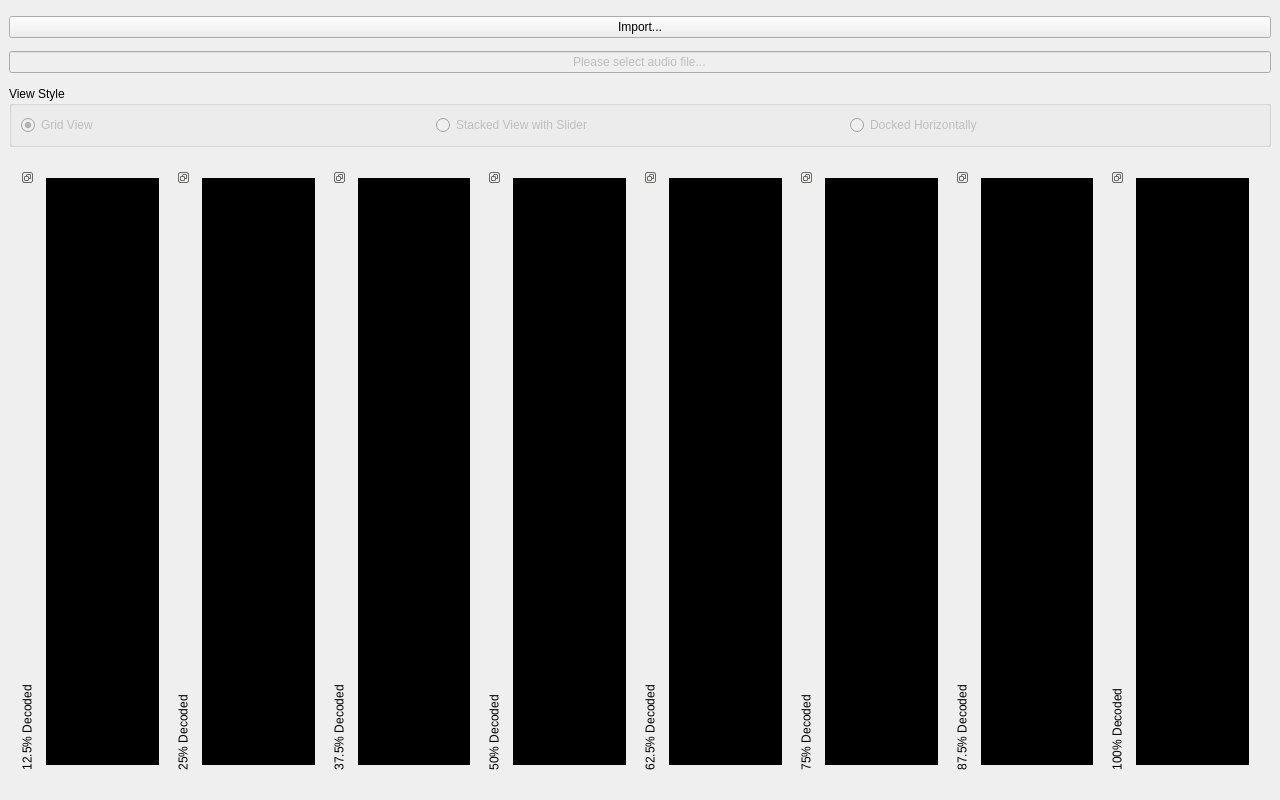
<?xml version="1.0" encoding="UTF-8"?>
<ui version="4.0">
 <class>MainWindow</class>
 <widget class="QMainWindow" name="MainWindow">
  <property name="geometry">
   <rect>
    <x>0</x>
    <y>0</y>
    <width>1280</width>
    <height>800</height>
   </rect>
  </property>
  <property name="maximumSize">
   <size>
    <width>1280</width>
    <height>800</height>
   </size>
  </property>
  <property name="windowTitle">
   <string>JPEG Decoder</string>
  </property>
  <property name="windowIcon">
   <iconset>
    <normaloff>images/images-interface-symbol.png</normaloff>images/images-interface-symbol.png</iconset>
  </property>
  <widget class="QWidget" name="centralwidget">
   <layout class="QVBoxLayout" name="verticalLayout_8">
    <item>
     <widget class="QPushButton" name="pushButton">
      <property name="text">
       <string>Import...</string>
      </property>
     </widget>
    </item>
    <item>
     <widget class="QLineEdit" name="textCurrentFile">
      <property name="enabled">
       <bool>false</bool>
      </property>
      <property name="inputMask">
       <string/>
      </property>
      <property name="text">
       <string>Please select audio file...</string>
      </property>
      <property name="alignment">
       <set>Qt::AlignCenter</set>
      </property>
      <property name="readOnly">
       <bool>true</bool>
      </property>
      <property name="placeholderText">
       <string>Please select audio file or record new file...</string>
      </property>
     </widget>
    </item>
    <item>
     <widget class="QGroupBox" name="groupBox">
      <property name="sizePolicy">
       <sizepolicy hsizetype="Preferred" vsizetype="Fixed">
        <horstretch>0</horstretch>
        <verstretch>0</verstretch>
       </sizepolicy>
      </property>
      <property name="title">
       <string>View Style</string>
      </property>
      <layout class="QHBoxLayout" name="horizontalLayout">
       <item>
        <widget class="QRadioButton" name="radioButton_1">
         <property name="enabled">
          <bool>false</bool>
         </property>
         <property name="text">
          <string>Grid View</string>
         </property>
         <property name="icon">
          <iconset>
           <normaloff>images/buildings.png</normaloff>images/buildings.png</iconset>
         </property>
         <property name="iconSize">
          <size>
           <width>40</width>
           <height>40</height>
          </size>
         </property>
         <property name="shortcut">
          <string>Ctrl+1</string>
         </property>
         <property name="checked">
          <bool>true</bool>
         </property>
        </widget>
       </item>
       <item>
        <widget class="QRadioButton" name="radioButton_2">
         <property name="enabled">
          <bool>false</bool>
         </property>
         <property name="text">
          <string>Stacked View with Slider</string>
         </property>
         <property name="icon">
          <iconset>
           <normaloff>images/images-interface-symbol.png</normaloff>images/images-interface-symbol.png</iconset>
         </property>
         <property name="iconSize">
          <size>
           <width>40</width>
           <height>40</height>
          </size>
         </property>
         <property name="shortcut">
          <string>Ctrl+2</string>
         </property>
        </widget>
       </item>
       <item>
        <widget class="QRadioButton" name="radioButton_3">
         <property name="enabled">
          <bool>false</bool>
         </property>
         <property name="text">
          <string>Docked Horizontally</string>
         </property>
         <property name="icon">
          <iconset>
           <normaloff>images/page-interface-symbol.png</normaloff>images/page-interface-symbol.png</iconset>
         </property>
         <property name="iconSize">
          <size>
           <width>40</width>
           <height>40</height>
          </size>
         </property>
         <property name="shortcut">
          <string>Ctrl+3</string>
         </property>
        </widget>
       </item>
      </layout>
     </widget>
    </item>
    <item>
     <widget class="QStackedWidget" name="stackedWidget">
      <property name="maximumSize">
       <size>
        <width>1258</width>
        <height>623</height>
       </size>
      </property>
      <property name="currentIndex">
       <number>2</number>
      </property>
      <widget class="QWidget" name="page">
       <layout class="QGridLayout" name="gridLayout_2">
        <item row="0" column="0">
         <widget class="QLabel" name="img1_1">
          <property name="styleSheet">
           <string notr="true">background-color: rgb(0, 0, 0);</string>
          </property>
          <property name="text">
           <string/>
          </property>
          <property name="scaledContents">
           <bool>true</bool>
          </property>
         </widget>
        </item>
        <item row="0" column="1">
         <widget class="QLabel" name="img1_2">
          <property name="styleSheet">
           <string notr="true">background-color: rgb(0, 0, 0);</string>
          </property>
          <property name="text">
           <string/>
          </property>
          <property name="scaledContents">
           <bool>true</bool>
          </property>
         </widget>
        </item>
        <item row="0" column="2">
         <widget class="QLabel" name="img1_3">
          <property name="styleSheet">
           <string notr="true">background-color: rgb(0, 0, 0);</string>
          </property>
          <property name="text">
           <string/>
          </property>
          <property name="scaledContents">
           <bool>true</bool>
          </property>
         </widget>
        </item>
        <item row="0" column="3">
         <widget class="QLabel" name="img1_4">
          <property name="styleSheet">
           <string notr="true">background-color: rgb(0, 0, 0);</string>
          </property>
          <property name="scaledContents">
           <bool>true</bool>
          </property>
         </widget>
        </item>
        <item row="1" column="0">
         <widget class="QLabel" name="img1_5">
          <property name="styleSheet">
           <string notr="true">background-color: rgb(0, 0, 0);</string>
          </property>
          <property name="text">
           <string/>
          </property>
          <property name="scaledContents">
           <bool>true</bool>
          </property>
         </widget>
        </item>
        <item row="1" column="1">
         <widget class="QLabel" name="img1_6">
          <property name="styleSheet">
           <string notr="true">background-color: rgb(0, 0, 0);</string>
          </property>
          <property name="text">
           <string/>
          </property>
          <property name="scaledContents">
           <bool>true</bool>
          </property>
         </widget>
        </item>
        <item row="1" column="2">
         <widget class="QLabel" name="img1_7">
          <property name="styleSheet">
           <string notr="true">
background-color: rgb(0, 0, 0);</string>
          </property>
          <property name="text">
           <string/>
          </property>
          <property name="scaledContents">
           <bool>true</bool>
          </property>
         </widget>
        </item>
        <item row="1" column="3">
         <widget class="QLabel" name="img1_8">
          <property name="styleSheet">
           <string notr="true">background-color: rgb(0, 0, 0);</string>
          </property>
          <property name="text">
           <string/>
          </property>
          <property name="scaledContents">
           <bool>true</bool>
          </property>
         </widget>
        </item>
       </layout>
      </widget>
      <widget class="QWidget" name="page_2">
       <layout class="QVBoxLayout" name="verticalLayout">
        <item>
         <widget class="QStackedWidget" name="stackedWidget_2">
          <property name="currentIndex">
           <number>7</number>
          </property>
          <widget class="QWidget" name="page_4">
           <layout class="QVBoxLayout" name="verticalLayout_2">
            <item>
             <widget class="QLabel" name="img1_9">
              <property name="styleSheet">
               <string notr="true">background-color: rgb(0, 0, 0);</string>
              </property>
              <property name="text">
               <string/>
              </property>
              <property name="scaledContents">
               <bool>true</bool>
              </property>
             </widget>
            </item>
           </layout>
          </widget>
          <widget class="QWidget" name="page_5">
           <layout class="QVBoxLayout" name="verticalLayout_3">
            <item>
             <widget class="QLabel" name="img1_10">
              <property name="styleSheet">
               <string notr="true">background-color: rgb(0, 0, 0);</string>
              </property>
              <property name="text">
               <string/>
              </property>
              <property name="scaledContents">
               <bool>true</bool>
              </property>
             </widget>
            </item>
           </layout>
          </widget>
          <widget class="QWidget" name="page_6">
           <layout class="QVBoxLayout" name="verticalLayout_4">
            <item>
             <widget class="QLabel" name="img1_11">
              <property name="styleSheet">
               <string notr="true">background-color: rgb(0, 0, 0);</string>
              </property>
              <property name="text">
               <string/>
              </property>
              <property name="scaledContents">
               <bool>true</bool>
              </property>
             </widget>
            </item>
           </layout>
          </widget>
          <widget class="QWidget" name="page_7">
           <layout class="QVBoxLayout" name="verticalLayout_5">
            <item>
             <widget class="QLabel" name="img1_12">
              <property name="styleSheet">
               <string notr="true">background-color: rgb(0, 0, 0);</string>
              </property>
              <property name="text">
               <string/>
              </property>
              <property name="scaledContents">
               <bool>true</bool>
              </property>
             </widget>
            </item>
           </layout>
          </widget>
          <widget class="QWidget" name="page_8">
           <layout class="QVBoxLayout" name="verticalLayout_6">
            <item>
             <widget class="QLabel" name="img1_13">
              <property name="styleSheet">
               <string notr="true">background-color: rgb(0, 0, 0);</string>
              </property>
              <property name="text">
               <string/>
              </property>
              <property name="scaledContents">
               <bool>true</bool>
              </property>
             </widget>
            </item>
           </layout>
          </widget>
          <widget class="QWidget" name="page_9">
           <layout class="QVBoxLayout" name="verticalLayout_7">
            <item>
             <widget class="QLabel" name="img1_14">
              <property name="styleSheet">
               <string notr="true">background-color: rgb(0, 0, 0);</string>
              </property>
              <property name="text">
               <string/>
              </property>
              <property name="scaledContents">
               <bool>true</bool>
              </property>
             </widget>
            </item>
           </layout>
          </widget>
          <widget class="QWidget" name="page_10">
           <layout class="QVBoxLayout" name="verticalLayout_9">
            <item>
             <widget class="QLabel" name="img1_15">
              <property name="styleSheet">
               <string notr="true">background-color: rgb(0, 0, 0);</string>
              </property>
              <property name="text">
               <string/>
              </property>
              <property name="scaledContents">
               <bool>true</bool>
              </property>
             </widget>
            </item>
           </layout>
          </widget>
          <widget class="QWidget" name="page_11">
           <layout class="QVBoxLayout" name="verticalLayout_10">
            <item>
             <widget class="QLabel" name="img1_16">
              <property name="styleSheet">
               <string notr="true">background-color: rgb(0, 0, 0);</string>
              </property>
              <property name="text">
               <string/>
              </property>
              <property name="scaledContents">
               <bool>true</bool>
              </property>
             </widget>
            </item>
           </layout>
          </widget>
         </widget>
        </item>
        <item>
         <widget class="QSlider" name="horizontalSlider">
          <property name="minimum">
           <number>0</number>
          </property>
          <property name="maximum">
           <number>7</number>
          </property>
          <property name="orientation">
           <enum>Qt::Horizontal</enum>
          </property>
          <property name="tickPosition">
           <enum>QSlider::TicksBothSides</enum>
          </property>
          <property name="tickInterval">
           <number>1</number>
          </property>
         </widget>
        </item>
       </layout>
      </widget>
      <widget class="QWidget" name="page_3">
       <layout class="QHBoxLayout" name="horizontalLayout_2">
        <item>
         <widget class="QDockWidget" name="dockWidget_2">
          <property name="features">
           <set>QDockWidget::DockWidgetFloatable|QDockWidget::DockWidgetMovable|QDockWidget::DockWidgetVerticalTitleBar</set>
          </property>
          <property name="allowedAreas">
           <set>Qt::NoDockWidgetArea</set>
          </property>
          <property name="windowTitle">
           <string>12.5% Decoded</string>
          </property>
          <widget class="QWidget" name="dockWidgetContents_2">
           <layout class="QHBoxLayout" name="horizontalLayout_3">
            <item>
             <widget class="QLabel" name="img1_17">
              <property name="styleSheet">
               <string notr="true">background-color: rgb(0, 0, 0);</string>
              </property>
              <property name="text">
               <string/>
              </property>
              <property name="scaledContents">
               <bool>true</bool>
              </property>
             </widget>
            </item>
           </layout>
          </widget>
         </widget>
        </item>
        <item>
         <widget class="QDockWidget" name="dockWidget_3">
          <property name="features">
           <set>QDockWidget::DockWidgetFloatable|QDockWidget::DockWidgetMovable|QDockWidget::DockWidgetVerticalTitleBar</set>
          </property>
          <property name="allowedAreas">
           <set>Qt::NoDockWidgetArea</set>
          </property>
          <property name="windowTitle">
           <string>25% Decoded</string>
          </property>
          <widget class="QWidget" name="dockWidgetContents_3">
           <layout class="QHBoxLayout" name="horizontalLayout_4">
            <item>
             <widget class="QLabel" name="img1_18">
              <property name="styleSheet">
               <string notr="true">background-color: rgb(0, 0, 0);</string>
              </property>
              <property name="text">
               <string/>
              </property>
              <property name="scaledContents">
               <bool>true</bool>
              </property>
             </widget>
            </item>
           </layout>
          </widget>
         </widget>
        </item>
        <item>
         <widget class="QDockWidget" name="dockWidget_4">
          <property name="features">
           <set>QDockWidget::DockWidgetFloatable|QDockWidget::DockWidgetMovable|QDockWidget::DockWidgetVerticalTitleBar</set>
          </property>
          <property name="allowedAreas">
           <set>Qt::NoDockWidgetArea</set>
          </property>
          <property name="windowTitle">
           <string>37.5% Decoded</string>
          </property>
          <widget class="QWidget" name="dockWidgetContents_4">
           <layout class="QHBoxLayout" name="horizontalLayout_5">
            <item>
             <widget class="QLabel" name="img1_19">
              <property name="styleSheet">
               <string notr="true">background-color: rgb(0, 0, 0);</string>
              </property>
              <property name="text">
               <string/>
              </property>
              <property name="scaledContents">
               <bool>true</bool>
              </property>
             </widget>
            </item>
           </layout>
          </widget>
         </widget>
        </item>
        <item>
         <widget class="QDockWidget" name="dockWidget_5">
          <property name="features">
           <set>QDockWidget::DockWidgetFloatable|QDockWidget::DockWidgetMovable|QDockWidget::DockWidgetVerticalTitleBar</set>
          </property>
          <property name="allowedAreas">
           <set>Qt::NoDockWidgetArea</set>
          </property>
          <property name="windowTitle">
           <string>50% Decoded</string>
          </property>
          <widget class="QWidget" name="dockWidgetContents_6">
           <layout class="QHBoxLayout" name="horizontalLayout_6">
            <item>
             <widget class="QLabel" name="img1_20">
              <property name="styleSheet">
               <string notr="true">background-color: rgb(0, 0, 0);</string>
              </property>
              <property name="text">
               <string/>
              </property>
              <property name="scaledContents">
               <bool>true</bool>
              </property>
             </widget>
            </item>
           </layout>
          </widget>
         </widget>
        </item>
        <item>
         <widget class="QDockWidget" name="dockWidget_6">
          <property name="features">
           <set>QDockWidget::DockWidgetFloatable|QDockWidget::DockWidgetMovable|QDockWidget::DockWidgetVerticalTitleBar</set>
          </property>
          <property name="allowedAreas">
           <set>Qt::NoDockWidgetArea</set>
          </property>
          <property name="windowTitle">
           <string>62.5% Decoded</string>
          </property>
          <widget class="QWidget" name="dockWidgetContents_7">
           <layout class="QHBoxLayout" name="horizontalLayout_7">
            <item>
             <widget class="QLabel" name="img1_21">
              <property name="styleSheet">
               <string notr="true">background-color: rgb(0, 0, 0);</string>
              </property>
              <property name="text">
               <string/>
              </property>
              <property name="scaledContents">
               <bool>true</bool>
              </property>
             </widget>
            </item>
           </layout>
          </widget>
         </widget>
        </item>
        <item>
         <widget class="QDockWidget" name="dockWidget_7">
          <property name="features">
           <set>QDockWidget::DockWidgetFloatable|QDockWidget::DockWidgetMovable|QDockWidget::DockWidgetVerticalTitleBar</set>
          </property>
          <property name="allowedAreas">
           <set>Qt::NoDockWidgetArea</set>
          </property>
          <property name="windowTitle">
           <string>75% Decoded</string>
          </property>
          <widget class="QWidget" name="dockWidgetContents_8">
           <layout class="QHBoxLayout" name="horizontalLayout_8">
            <item>
             <widget class="QLabel" name="img1_22">
              <property name="styleSheet">
               <string notr="true">background-color: rgb(0, 0, 0);</string>
              </property>
              <property name="text">
               <string/>
              </property>
              <property name="scaledContents">
               <bool>true</bool>
              </property>
             </widget>
            </item>
           </layout>
          </widget>
         </widget>
        </item>
        <item>
         <widget class="QDockWidget" name="dockWidget_8">
          <property name="features">
           <set>QDockWidget::DockWidgetFloatable|QDockWidget::DockWidgetMovable|QDockWidget::DockWidgetVerticalTitleBar</set>
          </property>
          <property name="allowedAreas">
           <set>Qt::NoDockWidgetArea</set>
          </property>
          <property name="windowTitle">
           <string>87.5% Decoded</string>
          </property>
          <widget class="QWidget" name="dockWidgetContents_9">
           <layout class="QHBoxLayout" name="horizontalLayout_9">
            <item>
             <widget class="QLabel" name="img1_23">
              <property name="styleSheet">
               <string notr="true">background-color: rgb(0, 0, 0);</string>
              </property>
              <property name="text">
               <string/>
              </property>
              <property name="scaledContents">
               <bool>true</bool>
              </property>
             </widget>
            </item>
           </layout>
          </widget>
         </widget>
        </item>
        <item>
         <widget class="QDockWidget" name="dockWidget_9">
          <property name="features">
           <set>QDockWidget::DockWidgetFloatable|QDockWidget::DockWidgetMovable|QDockWidget::DockWidgetVerticalTitleBar</set>
          </property>
          <property name="allowedAreas">
           <set>Qt::NoDockWidgetArea</set>
          </property>
          <property name="windowTitle">
           <string>100% Decoded</string>
          </property>
          <widget class="QWidget" name="dockWidgetContents_10">
           <layout class="QHBoxLayout" name="horizontalLayout_10">
            <item>
             <widget class="QLabel" name="img1_24">
              <property name="styleSheet">
               <string notr="true">background-color: rgb(0, 0, 0);</string>
              </property>
              <property name="text">
               <string/>
              </property>
              <property name="scaledContents">
               <bool>true</bool>
              </property>
             </widget>
            </item>
           </layout>
          </widget>
         </widget>
        </item>
       </layout>
      </widget>
     </widget>
    </item>
   </layout>
  </widget>
 </widget>
 <resources/>
 <connections>
  <connection>
   <sender>pushButton</sender>
   <signal>clicked()</signal>
   <receiver>MainWindow</receiver>
   <slot>load_image()</slot>
   <hints>
    <hint type="sourcelabel">
     <x>410</x>
     <y>38</y>
    </hint>
    <hint type="destinationlabel">
     <x>399</x>
     <y>299</y>
    </hint>
   </hints>
  </connection>
  <connection>
   <sender>horizontalSlider</sender>
   <signal>valueChanged(int)</signal>
   <receiver>stackedWidget_2</receiver>
   <slot>setCurrentIndex(int)</slot>
   <hints>
    <hint type="sourcelabel">
     <x>138</x>
     <y>559</y>
    </hint>
    <hint type="destinationlabel">
     <x>745</x>
     <y>153</y>
    </hint>
   </hints>
  </connection>
 </connections>
 <slots>
  <slot>load_image()</slot>
 </slots>
</ui>
